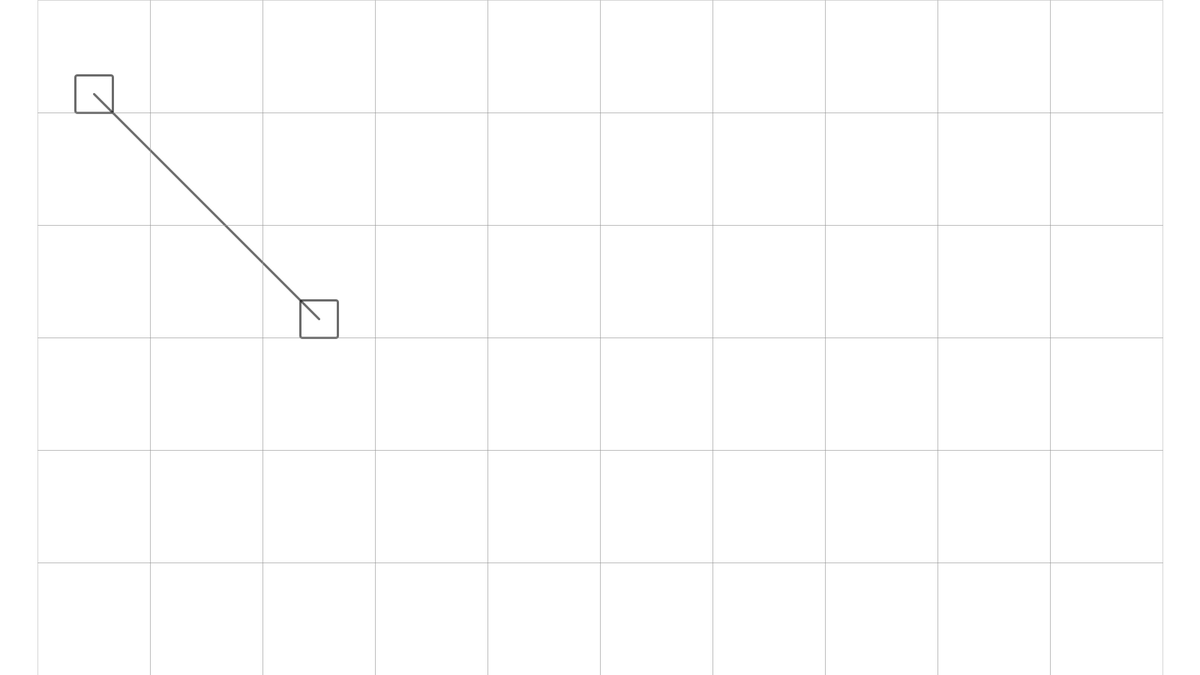
Frame 1 (no input)
Frame 60 (the mouse pressed at the canvas centre just before this capture): identical to frame 1, image omitted
Frame 120 (the mouse held since frame 60 and released just before this capture): identical to frame 1, image omitted

The Processing sketch that drew this single still picture (run headless with seeded random() and noise(); from frame 60 on, the mouse is pressed at the canvas centre):

// Processing sketch: main
// ── main.pde
Container c1, c2;
Connector cn;
Grid g;

void setup() {
  size(1600, 900);

  c1 = new Container(new PVector(100, 100), 50, 50);
  c2 = new Container(new PVector(400, 400), 50, 50);
  cn = new Connector(new PVector(425, 425), new PVector(125, 125));
  g = new Grid();
}

void draw() {
  background(255);
  c1.render();
  c2.render();
  cn.render();
  g.render();
}

class Connector {
  PVector s, e;
  
  Connector(PVector s, PVector e) {
    this.s = s;
    this.e = e;
  }
  
  void render() {
    line(this.s.x, this.s.y, this.e.x, this.e.y);
  }
}

class Container {
  PVector l;
  int w, h;

  Container(PVector l, int w, int h) {
    this.l = l;
    this.w = w;
    this.h = h;
  }

  void render() {
    stroke(3, 150);
    strokeWeight(3);
    rect(this.l.x, this.l.y, this.w, this.h, 3);
  }
}

class Grid {
  Grid() {
  }

  void render() {
    stroke(150, 100);
    strokeWeight(1);
    noFill();
    for (int x = (width%150)/2; x < width && (x+150<=width) ; x+=150) {
      for (int y = (height%150)/2; y < height && (y+150<=height); y += 150) {
        rect(x, y, 150, 150);
      }
    }
  }
}
